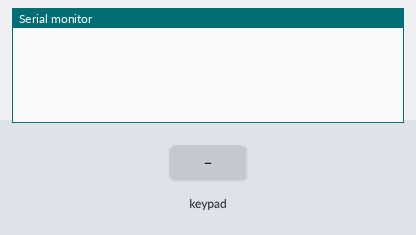
A sketch run on a simulated Arduino Nano, built with avr-gcc and run on an emulated ATmega328P. Parts: the last lines printed to the serial monitor. The test bench sets the inputs (shaded band).

Above: at 1.2 s.
1.3 s: key '1' pressed
At 2.1 s:
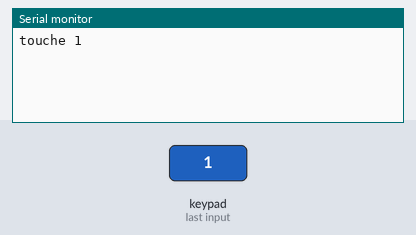
2.8 s: keypad keys 1 2 A pressed 0.4 s apart
At 5.0 s:
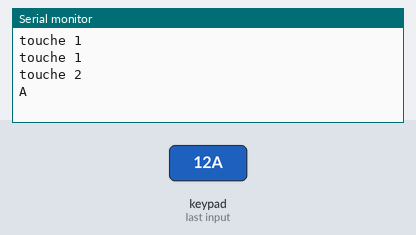
5.5 s: key '3' pressed
At 6.4 s:
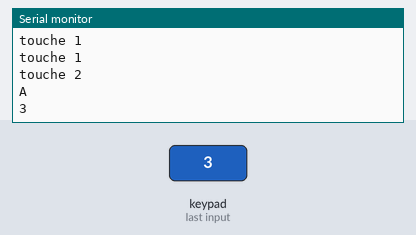
7.0 s: keypad keys 1 2 D pressed 0.4 s apart
At 8.1 s:
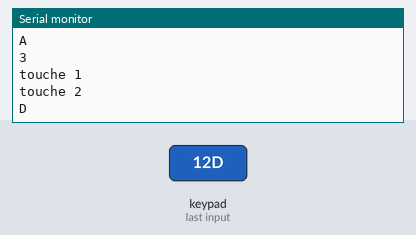
9.7 s: key 'B' pressed
At 10.9 s:
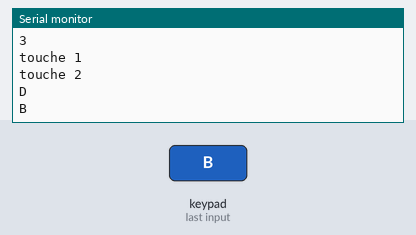
11.2 s: key 'C' pressed
At 12.2 s:
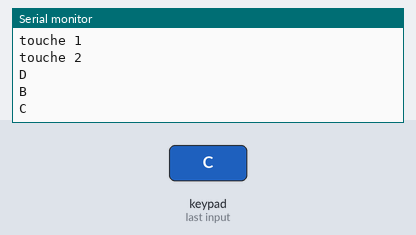

The sketch:

code_clavier_matriciel_4x4.ino
```cpp
/* Utiliser un clavier matriciel à 4 colonnes sur 4 rangées
 * Rennes, Hisséo, 23 mai 2018, pierre <at> lesporteslogiques.net
 * Debian 7 wheezy @ zibu / arduino 1.8.2
 *   + lib. Keypad 3.1.1 http://playground.arduino.cc/Code/Keypad
 *
 * nb : la méthode getKey() est non bloquante, elle laisse le reste du code se dérouler
*/

#include <Keypad.h>

const byte RANGEES  = 4;             // quatre rangées
const byte COLONNES = 4;             // quatre colonnes
char touches[RANGEES][COLONNES] = {
  {'1','2','3','4'},
  {'5','6','7','8'},
  {'9','A','B','C'},
  {'D','E','F','G'}
};

byte broches_rangees[RANGEES]   = { 7,  6,  5,  4}; // connecter les rangées  R1, R2, R3, R4 à ces broches
byte broches_colonnes[COLONNES] = { 8,  9, 10, 11}; // connecter les colonnes C1, C2, C3, C4 à ces broches

Keypad clavier = Keypad( makeKeymap(touches), broches_rangees, broches_colonnes, RANGEES, COLONNES );


void setup() {
  Serial.begin(9600);
}


void loop() {

  char touche = clavier.getKey();      // une touche a t'elle été pressée ?

  if (touche){                         // si une touche est pressée ...
    switch (touche) {                  // ... effectuer une action selon la touche pressée
      case '1':
        Serial.println("touche 1");
        break;
      case '2':
        Serial.println("touche 2");
        break;
      /* Seuls les deux premiers cas sont traités, à compléter selon les nécessaités ! */
      default:
        Serial.println(touche);
    }
  }

}
```

Measured:
- after the input at 1.3 s, the serial monitor: prints a new line at once (image 1)
- after the input at 2.8 s, the serial monitor: prints a new line after 0.41 s (image 2)
- after the input at 5.5 s, the serial monitor: prints a new line at once (image 3)
- after the input at 7.0 s, the serial monitor: prints a new line at once (image 4)
- after the input at 9.7 s, the serial monitor: prints a new line at once (image 5)
- after the input at 11.2 s, the serial monitor: prints a new line at once (image 6)
